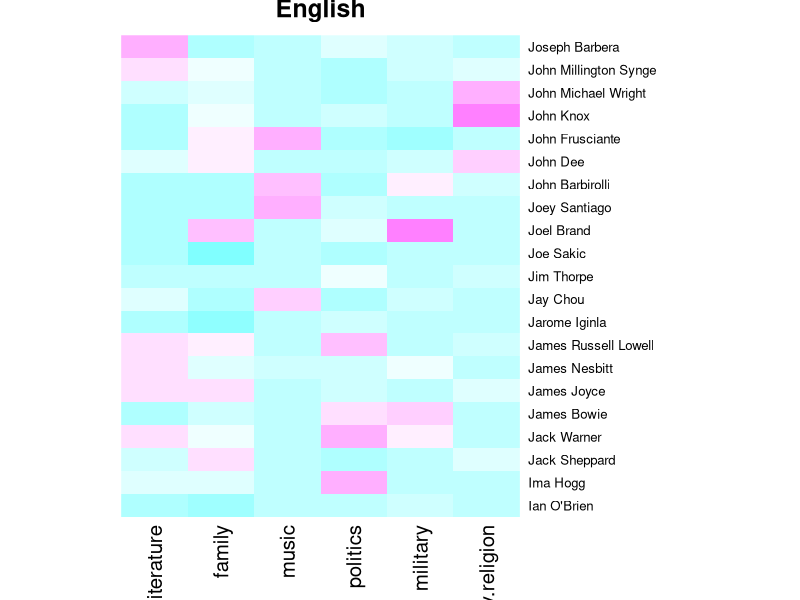
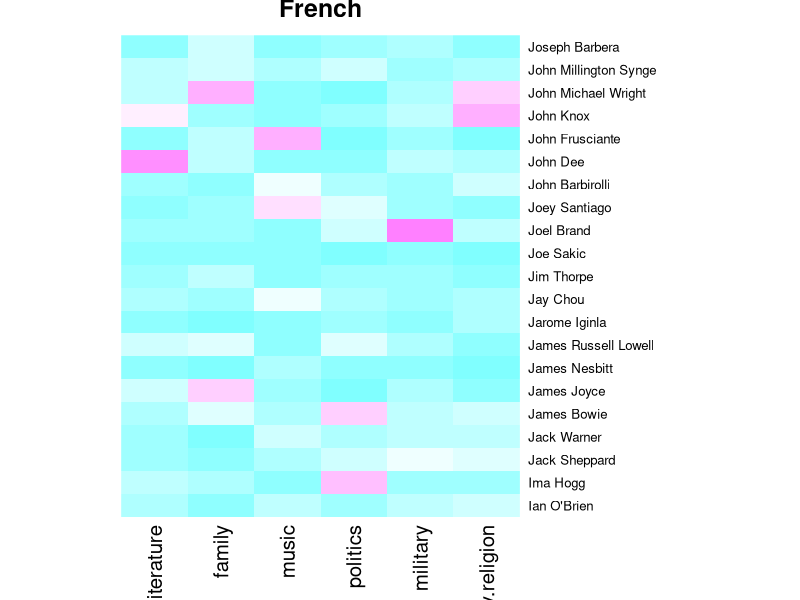
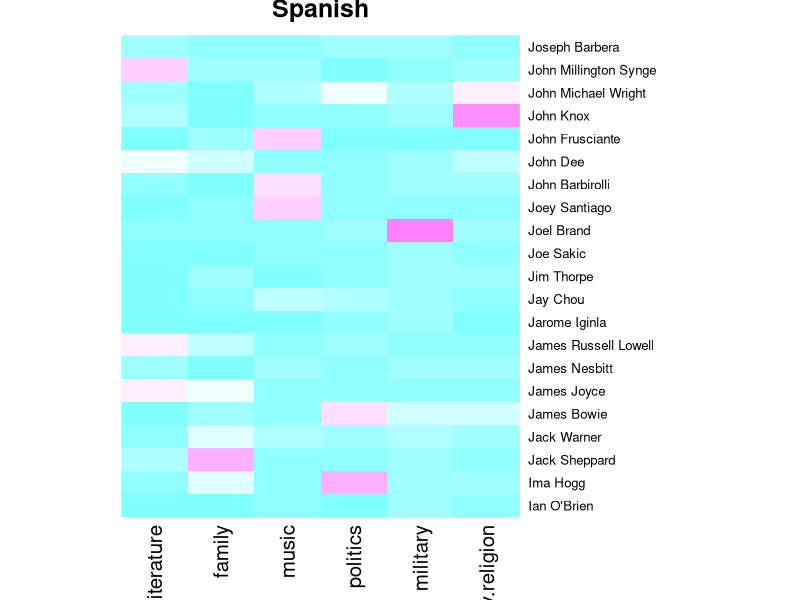
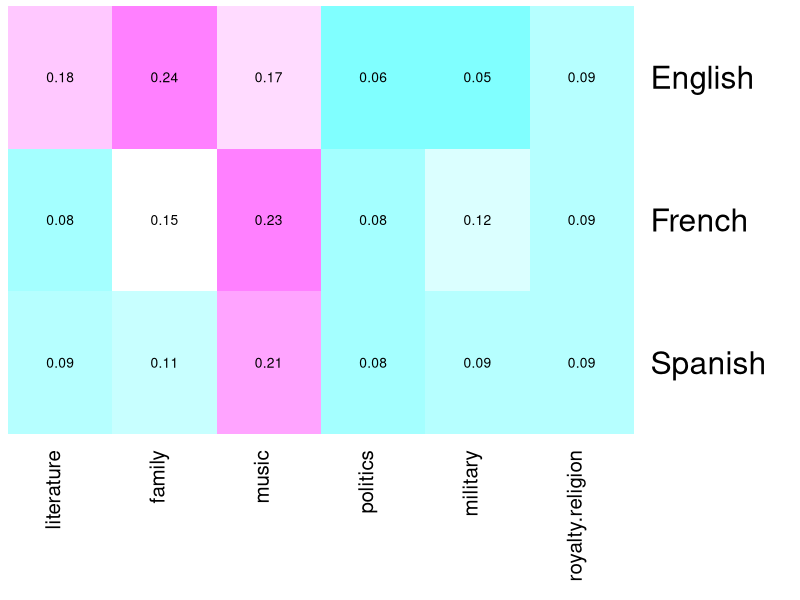
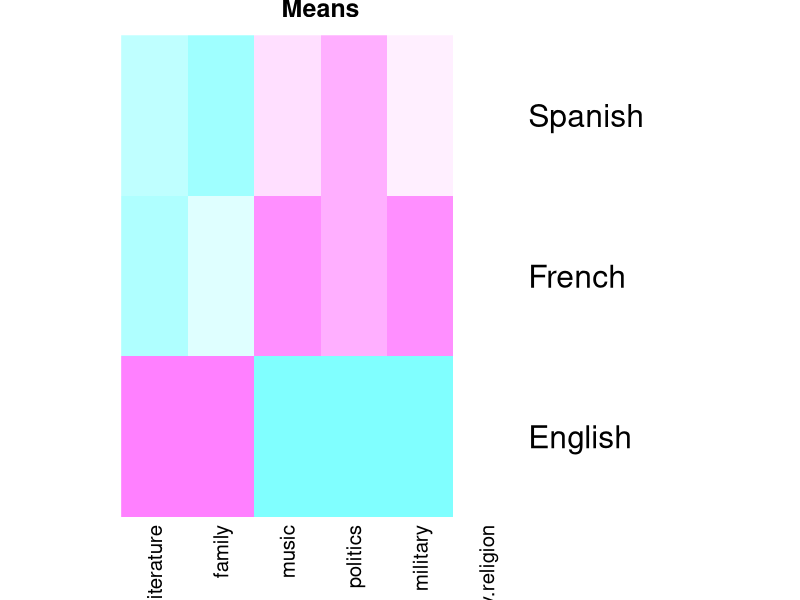

The R source for these figures, in order: (Note: this script raises an error after producing the figures.)
# Compare language detection stats

setwd("~/Development/pnlp-final-project/viz/matrices/")

# load data
eng <- read.csv("human-en-matrix.txt", sep="\t")
spa <- read.csv("human-es-matrix.txt", sep="\t")
fra <- read.csv("human-fr-matrix.txt", sep="\t")

#### eng ####

# name row by person
row.names(eng) <- eng$Name
eng <- eng[,2:ncol(eng)] # get rid of first col

# merge categories, drop unnecessary
eng$sports <- eng$cricket + eng$sports
eng$cricket <- NULL
eng$royalty.religion <- eng$royalty + eng$church.royalty
eng$church.royalty <- NULL
eng$royalty <- NULL

#### fra ####

# name row by person
row.names(fra) <- fra$Name
fra <- fra[,2:ncol(fra)] # get rid of first col

# merge categories, rename, drop
names(fra)[2] <- "literature" # rename literature...other
names(fra)[4] <- "family" # rename family...life
fra$music <- fra$music + fra$orchestra
fra$orchestra <- NULL
fra$royalty.religion <- fra$royalty + fra$church.royalty
fra$royalty <- NULL
fra$church.royalty <- NULL

#### spa ####

# name row by person
row.names(spa) <- spa$Name
spa <- spa[,2:ncol(spa)] # get rid of first col

# merge categories, rename, drop unnecessary
names(spa)[5] <- "military" # rename war.ancient
names(spa)[10] <- "politics" # rename politics.art
spa$music <- spa$music.orchestra + spa$music.rock
spa$music.orchestra <- NULL
spa$music.rock <- NULL

spa$royalty.religion <- spa$royalty + spa$empire.religion
spa$royalty <- NULL
spa$empire.religion <- NULL

#### select common columns ####
common.cols = Reduce(intersect, list(colnames(eng),colnames(fra),colnames(spa)))
# [1] "literature"       "family"           "music"           
# [4] "politics"         "military"         "royalty.religion"
eng <- subset(eng, select = common.cols)
fra <- subset(fra, select = common.cols)
spa <- subset(spa, select = common.cols)

#### select common rows ####
common.rows = Reduce(intersect, list(rownames(eng),rownames(fra),rownames(spa)))
eng <- eng[rownames(eng) %in% common.rows, ]
eng <- eng[order(rownames(eng)), ]
fra <- fra[rownames(fra) %in% common.rows, ]
fra <- fra[order(rownames(fra)), ]
spa <- spa[rownames(spa) %in% common.rows, ]
spa <- spa[order(rownames(spa)), ]

#### heatmaps ####
# Following:
# http://flowingdata.com/2010/01/21/how-to-make-a-heatmap-a-quick-and-easy-solution/

par(mar = rep(2, 4))
eng_matrix <- data.matrix(eng)
eng_heatmap <- heatmap(eng_matrix[100:120,], Rowv=NA, Colv=NA, 
  col = cm.colors(16), scale="column", margins=c(5,10), main="English")

fra_matrix <- data.matrix(fra)
fra_heatmap <- heatmap(fra_matrix[100:120,], Rowv=NA, Colv=NA, 
  col = cm.colors(16), scale="column", margins=c(5,10), main="French")

spa_matrix <- data.matrix(spa)
spa_heatmap <- heatmap(spa_matrix[100:120,], Rowv=NA, Colv=NA, 
  col = cm.colors(16), scale="column", margins=c(5,10), main="Spanish")

#### aggregates ####
means.matrix <- matrix( c(round(colMeans(eng),2), 
                          round(colMeans(fra),2),
                          round(colMeans(spa),2) ),
                        nrow = 3, ncol=6, byrow=TRUE,
                        dimnames = list(c("English", "French", "Spanish"), 
                                        colnames(eng)) )
svg('means_all.svg')
means.heatmap <- heatmap(means.matrix, Rowv=NA, Colv=NA, 
  col = cm.colors(16), scale="column", margins=c(5,10), main="Means")
dev.off()

library(gplots)
#svg('means_all_values.svg')
heatmap.2( means.matrix, Rowv=FALSE, Colv=FALSE, dendrogram="none", 
           col=cm.colors,
           cellnote=means.matrix, notecol="black", trace="none", 
           key=TRUE, margins=c(10,10),
           lwid = c(.01,.99),lhei = c(.01,.99))
#dev.off()
